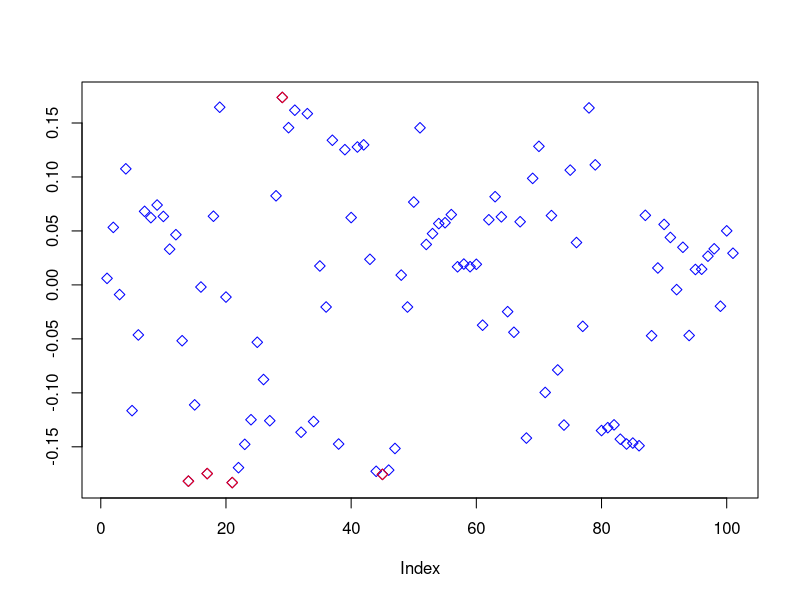
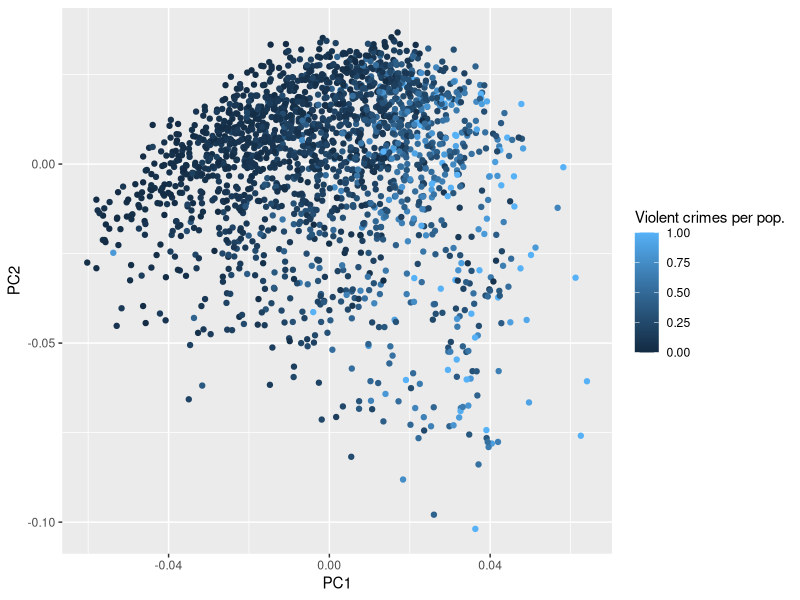
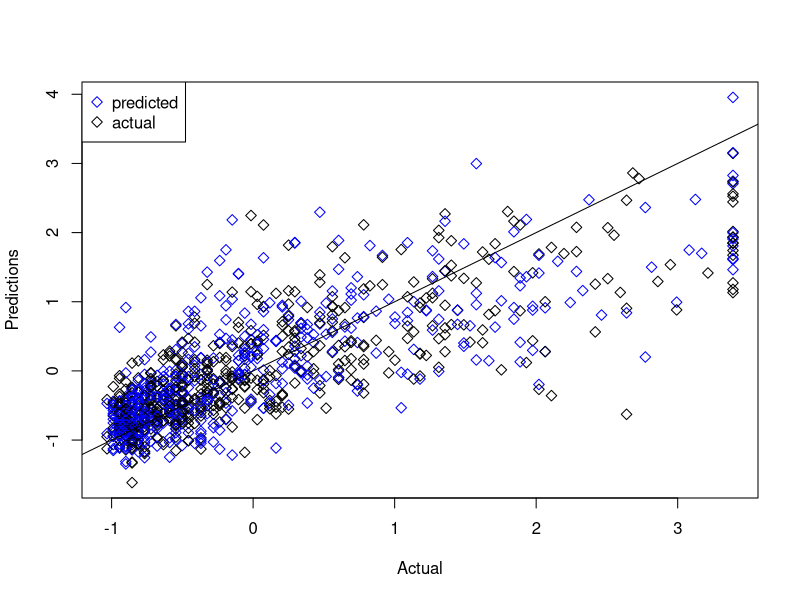
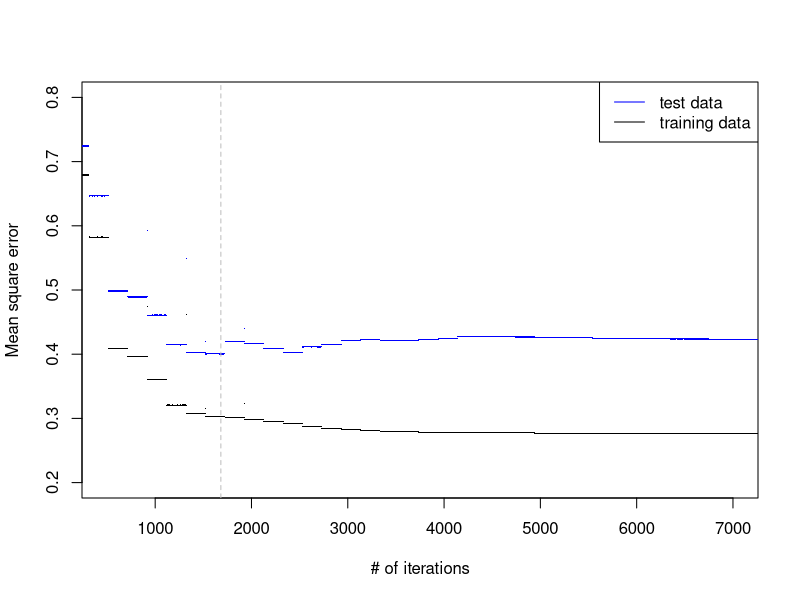

R code for these plots, in order:
# Assignment 3 of Lab 2 of course TDDE01,
# Machine Learning at Linkoping University, Sweden

########### Libraries #############
library(caret)
library(dplyr)
library(ggplot2)
library(ggfortify)
########### Libraries #############

############### Task 1 #################
# Scale all variables except of ViolentCrimesPerPop and implement PCA by using
# eigen(). Report how many components are needed to obtain at least 95% of
# variance in the data. What is the proportion of variation explained by each
# of the first two principal components?
############### Task 1 #################

# Reading and scaling data
data <- read.csv("data/communities.csv")
scaler <- preProcess(data %>% select(-ViolentCrimesPerPop))
data2 <- predict(scaler, data)

# PCA and eigen values
res <- prcomp(data2)

cov <- cov(data2)
eig <- eigen(cov)

# Components needed to obtain 95 % of variance in data:
cs <- cumsum(eig$values / sum(eig$values)*100)
which(cs >= 95)[1] #35 components

# proportion of variation by the two first principal components?
sum(eig$values[1:2]) # 41.97854

############### Task 2 #################
# Repeat PCA analysis by using princomp() function and make the trace plot of
# the first principle component. Do many features have a notable contribution
# to this component? report which 5 features contribute mostly (by the absolute
# value) to the first principle component. Comment whether these features have
# anything in common and whether they may have a logical relationship to the
# crime level. Also provide a plot of the PC scores in the coordinates (PC1,
# PC2) in which the color of the points is given by ViolentCrimesPerPop.
############### Task 2 #################

# PCA using princomp
res2 <- princomp(data2)

# trace plot of the first component.
plot(res2[["loadings"]][, 1], col = "blue", pch = 5, ylab = "")

# adding the 5 most contributing features by absolute value
top_5 <- head(sort(abs(res2[["loadings"]][, 1]), decreasing = TRUE), n = 5)
index_top_5 <- which(abs(res2[["loadings"]][, 1]) %in% top_5)
points(index_top_5, res2[["loadings"]][index_top_5, 1], col = "red", pch = 5)


# plot of the PC scores. Color of points is given by ViolentCrimesPerPop
autoplot(res2, colour = "ViolentCrimesPerPop") +
  labs(x = "PC1", y = "PC2", color = "Violent crimes per pop.")

############### Task 3 #################
# Split the original data into training and test (50/50) and scale both
# features and response appropriately, and estimate a linear regression model
# from training data in which ViolentCrimesPerPop is target and all other
# data columns are features. Compute training and test errors for these data
# and comment on the quality of model.
############### Task 3 #################

# Split data into train and test
n <- dim(data)[1]
set.seed(12345)
id <- sample(1:n, floor(n * 0.5))
train <- data[id, ]
test <- data[-id, ]

# scaling train and test data
scaler <- preProcess(train)
scaled_train <- predict(scaler, train)
scaled_test <- predict(scaler, test)

model <- lm(ViolentCrimesPerPop ~ ., data = scaled_train)

pred_train <- predict(model, type = "response")
pred_test <- predict(model, newdata = scaled_test, type = "response")

mse_train <- mean((scaled_train$ViolentCrimesPerPop - pred_train)^2)
mse_test <- mean((scaled_test$ViolentCrimesPerPop - pred_test)^2)

plot(scaled_test$ViolentCrimesPerPop, pred_test, xlab = "Actual",
     ylab = "Predictions", pch = 5, col = c("black", "blue"))
abline(0, 1)
legend("topleft", c("predicted", "actual"), col = c("blue", "black"), pch = 5)

############### Task 4 #################
# Implement a function that depends on parameter vector theta and represents
# the cost function for linear regression without intercept on the training
# data set. Afterwards, use BFGS method to optimize this cost with starting
# point theta_zero = 0 and compute training and test errors for every iteration
# number. Present a plot showing dependence of both errors on the iteration
# number and comment which iteration number is optimal according to the early
# stopping
############### Task 4 #################


# Used in function below.
x_train <- as.matrix(scaled_train %>% select(-ViolentCrimesPerPop))
x_test <- as.matrix(scaled_test %>% select(-ViolentCrimesPerPop))
y_train <- scaled_train$ViolentCrimesPerPop
y_test <- scaled_test$ViolentCrimesPerPop

multi_mse_test <- c()
multi_mse_train <- c()

cost <- function(theta) {
  mse_train <- mean((y_train - x_train %*% theta)^2)
  mse_test <- mean((y_test - x_test %*% theta)^2)

  multi_mse_train <<- c(multi_mse_train, mse_train)
  multi_mse_test <<- c(multi_mse_test, mse_test)
  return(mse_train)
}

theta <- rep(0, 100)
opt <- optim(par = theta, fn = cost, method = "BFGS")

plot(multi_mse_train[500:8000],
     ylim = c(0.2, 0.8), ylab = "Mean square error",
     xlab = "# of iterations",
     pch = ".", xlim = c(500, 7000))

points(multi_mse_test[500:8000], col = "blue", pch = ".")
opt_iteration <- which.min(multi_mse_test)

abline(v = opt_iteration - 500, col = "grey", lty = "dashed")
legend("topright", c("test data", "training data"), col = c("blue", "black"), lwd = 1)

# training and test error in the optimal model
multi_mse_train[opt_iteration] # 0.3032999
multi_mse_test[opt_iteration] # 0.4002329
